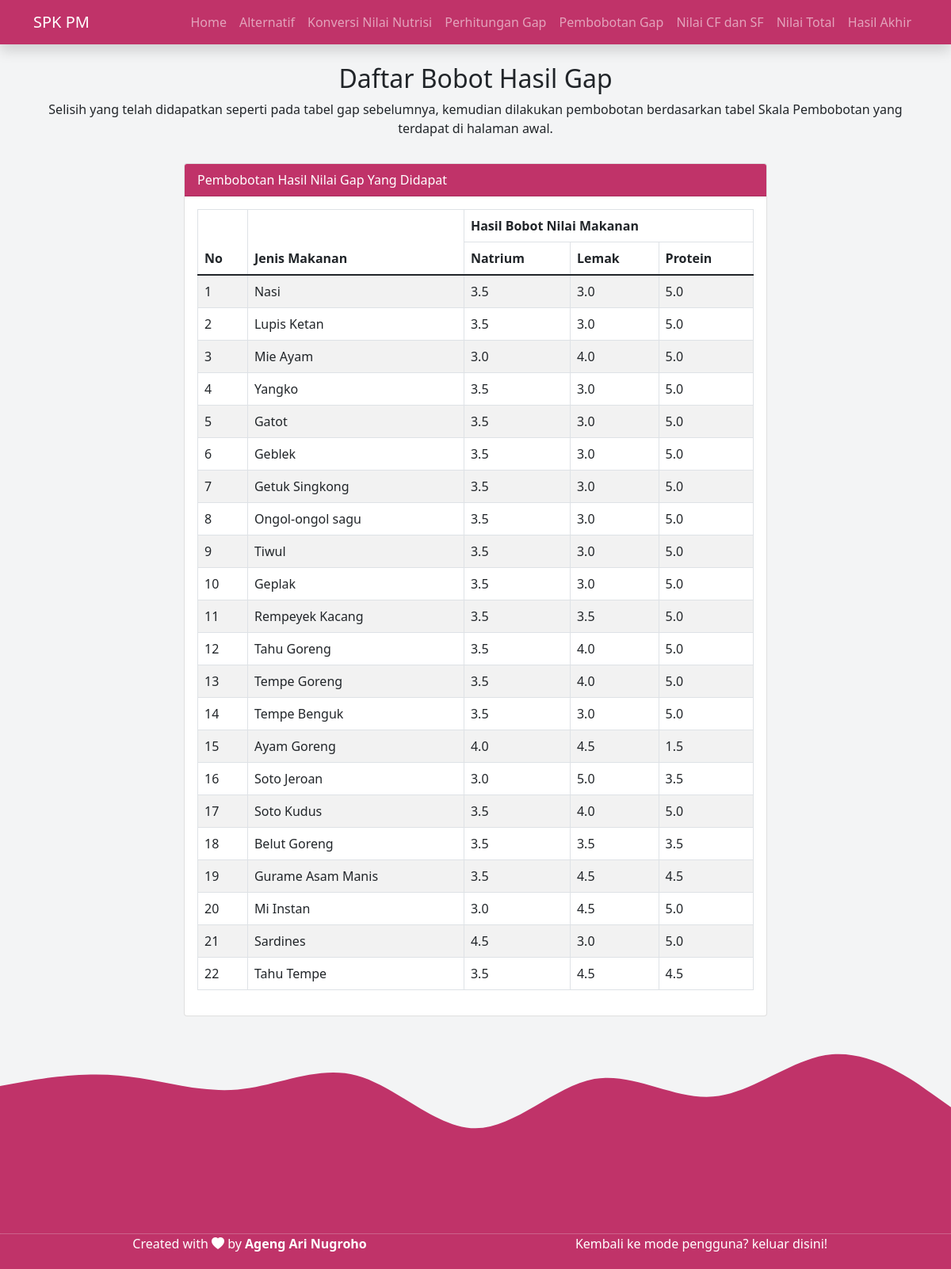
Page /admin/bobot_gap.php (signed in) on the committed database.
### tables this page shows
CREATE TABLE `food` (
  `id_makanan` int(10) NOT NULL,
  `name` varchar(50) NOT NULL,
  `natrium` float NOT NULL,
  `lemak` float NOT NULL,
  `protein` float NOT NULL
);

### admin/inc/perhitungan/profile_matching.php (called while the page is built, shortened)
<?php
                        $nat = $data['natrium'];
                        $le = $data['lemak'];
                        $pr = $data['protein'];
                        if ($nat >= 851) {
                            $natrium = 1;
                        } elseif ($nat >= 501) {
                            $natrium = 2;
                        } elseif ($nat >= 351) {
                            $natrium = 3;
                        } elseif ($nat >= 151) {
                            $natrium = 4;
                        } else {
                            $natrium = 5;
                        }
                        if ($le >= 36) {
                            $lemak = 5;
                        } elseif ($le >= 26) {
                            $lemak = 4;
                        } elseif ($le >= 16) {
                            $lemak = 3;
                        } elseif ($le >= 6) {
                            $lemak = 2;
                        } else {
                            $lemak = 1;
                        }
                        if ($pr >= 96) {
                            $protein = 5;
                        } elseif ($pr >= 73) {
                            $protein = 4;
                        } elseif ($pr >= 49) {
                            $protein = 3;
                        } elseif ($pr >= 25) {
                            $protein = 2;
                        } else {
                            $protein = 1;
                        }
                        $gapnatrium = $natrium - 3;
                        $gaplemak = $lemak - 3;
                        $gapprotein = $protein - 1;
                        if ($gapnatrium == 0) {
                            $bobotnatrium = 5;
                        } elseif ($gapnatrium == 1) {
                            $bobotnatrium = 4.5;
                        } elseif ($gapnatrium == -1) {
                            $bobotnatrium = 4;
                        } elseif ($gapnatrium == 2) {
                            $bobotnatrium = 3.5;
                        } elseif ($gapnatrium == -2) {
                            $bobotnatrium = 3;
                        } elseif ($gapnatrium == 3) {
                            $bobotnatrium = 2.5;
                        } elseif ($gapnatrium == -3) {
                            $bobotnatrium = 2;
                        } elseif ($gapnatrium == 4) {
                            $bobotnatrium = 1.5;
                        } elseif ($gapnatrium == -4) {
                            $bobotnatrium = 1;
                        } else {
                            $bobotnatrium = 0;
                        }
                        if ($gaplemak == 0) {
                            $bobotlemak = 5;
                        } elseif ($gaplemak == 1) {
                            $bobotlemak = 4.5;
                        } elseif ($gaplemak == -1) {
                            $bobotlemak = 4;
                        } elseif ($gaplemak == 2) {
                            $bobotlemak = 3.5;
                        } elseif ($gaplemak == -2) {
                            $bobotlemak = 3;
                        } elseif ($gaplemak == 3) {
                            $bobotlemak = 2.5;
                        } elseif ($gaplemak == -3) {
                            $bobotlemak = 2;
                        } elseif ($gaplemak == 4) {
                            $bobotlemak = 1.5;
                        } elseif ($gaplemak == -4) {
                            $bobotlemak = 1;
                        } else {
                            $bobotlemak = 0;
                        }
                        if ($gapprotein == 0) {
                            $bobotprotein = 5;
                        } elseif ($gapprotein == 1) {
                            $bobotprotein = 4.5;
                        } elseif ($gapprotein == -1) {
                            $bobotprotein = 4;
                        } elseif ($gapprotein == 2) {
                            $bobotprotein = 3.5;
                        } elseif ($gapprotein == -2) {
                            $bobotprotein = 3;
                        } elseif ($gapprotein == 3) {
                            $bobotprotein = 2.5;
                        } elseif ($gapprotein == -3) {
                            $bobotprotein = 2;
                        } elseif ($gapprotein == 4) {
                            $bobotprotein = 1.5;
                        } elseif ($gapprotein == -4) {
                            $bobotprotein = 1;
                        } else {
                            $bobotprotein = 0;
                        }
                    ?>

### admin/bobot_gap.php (the view, shortened to what this page needs)
<!DOCTYPE html>
<html lang="en">
  <head>
    <link href="https://cdn.jsdelivr.net/npm/bootstrap@5.1.3/dist/css/bootstrap.min.css" rel="stylesheet" />
    <link rel="stylesheet" href="https://cdn.jsdelivr.net/npm/bootstrap-icons@1.5.0/font/bootstrap-icons.css" />
  </head>
  <body id="home">
	<div>
		<?php include "inc/navbar.php"; ?>
	</div>
    <section style="background-color: #f3f4f5">
      <div class="container" style="padding-top: 5rem">
        <div class="row">
          <div class="col text-center">
            <h2>Daftar Bobot Hasil Gap</h2>
            <p>Selisih yang telah didapatkan seperti pada tabel gap sebelumnya, kemudian dilakukan pembobotan berdasarkan tabel Skala Pembobotan yang terdapat di halaman awal.</p>
          </div>
        </div>
        <div class="row justify-content-center">
          <div class="col-md-8">
            <div class="card mt-3 mb-2">
              <div class="card-header text-white" style="background-color: #c03369">Pembobotan Hasil Nilai Gap Yang Didapat</div>
              <div class="card-body">
              <table class="table table-striped table-bordered table-hover">
                <thead>
                    <tr>
                      <th rowspan="2">No</th>
                      <th rowspan="2">Jenis Makanan</th>
                      <th colspan="7">Hasil Bobot Nilai Makanan</th>
                    </tr>
                    <tr>
                      <th>Natrium</th>
                      <th>Lemak</th>
                      <th>Protein</th>
                    </tr>
                </thead>
                <tbody>
                    <?php
                      $perhitungan = mysql_query("SELECT  *  FROM  food order by id_makanan asc");
                      $no = 1;
                      while ($data = mysql_fetch_array($perhitungan)) {
                      include "inc/perhitungan/profile_matching.php";
                    ?>
                      <tr>
                        <td><?php echo $no++;  ?></td>
                        <td><?php echo $data[name];  ?></td>
                        <td><?php echo number_format($bobotnatrium, 1); ?></td>
                        <td><?php echo number_format($bobotlemak, 1); ?></td>
                        <td><?php echo number_format($bobotprotein, 1); ?></td>
                      </tr>
                    <?php
                      }
                    ?>
                </tbody>
            </table>
              </div>
            </div>
          </div>
        </div>
      </div>
    </section>
  <div>
    <?php include "inc/footer.php"; ?>
  </div>
  </body>
</html>

### rows in the picture
food: name "Nasi", natrium "3.5", lemak "3.0", protein "5.0"
food: name "Lupis Ketan", natrium "3.5", lemak "3.0", protein "5.0"
food: name "Mie Ayam", natrium "3.0", lemak "4.0", protein "5.0"
food: name "Yangko", natrium "3.5", lemak "3.0", protein "5.0"
food: name "Gatot", natrium "3.5", lemak "3.0", protein "5.0"
food: name "Geblek", natrium "3.5", lemak "3.0", protein "5.0"
food: name "Getuk Singkong", natrium "3.5", lemak "3.0", protein "5.0"
food: name "Ongol-ongol sagu", natrium "3.5", lemak "3.0", protein "5.0"
food: name "Tiwul", natrium "3.5", lemak "3.0", protein "5.0"
food: name "Geplak", natrium "3.5", lemak "3.0", protein "5.0"
food: name "Rempeyek Kacang", natrium "3.5", lemak "3.5", protein "5.0"
food: name "Tahu Goreng", natrium "3.5", lemak "4.0", protein "5.0"
food: name "Tempe Goreng", natrium "3.5", lemak "4.0", protein "5.0"
food: name "Tempe Benguk", natrium "3.5", lemak "3.0", protein "5.0"
food: name "Ayam Goreng", natrium "4.0", lemak "4.5", protein "1.5"
food: name "Soto Jeroan", natrium "3.0", lemak "5.0", protein "3.5"
food: name "Soto Kudus", natrium "3.5", lemak "4.0", protein "5.0"
food: name "Belut Goreng", natrium "3.5", lemak "3.5", protein "3.5"
food: name "Gurame Asam Manis", natrium "3.5", lemak "4.5", protein "4.5"
food: name "Mi Instan", natrium "3.0", lemak "4.5", protein "5.0"
food: name "Sardines", natrium "4.5", lemak "3.0", protein "5.0"
food: name "Tahu Tempe", natrium "3.5", lemak "4.5", protein "4.5"
